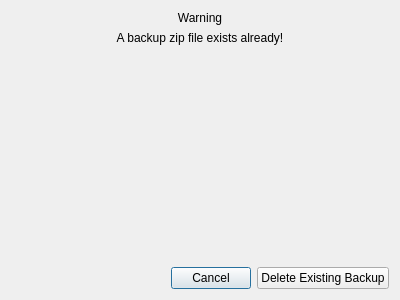
<?xml version="1.0" encoding="UTF-8"?>
<ui version="4.0">
 <class>Dialog</class>
 <widget class="QDialog" name="Dialog">
  <property name="geometry">
   <rect>
    <x>0</x>
    <y>0</y>
    <width>400</width>
    <height>300</height>
   </rect>
  </property>
  <property name="windowTitle">
   <string>Dialog</string>
  </property>
  <layout class="QVBoxLayout" name="verticalLayout_2">
   <item>
    <layout class="QVBoxLayout" name="verticalLayout">
     <item>
      <widget class="QLabel" name="label">
       <property name="text">
        <string>Warning</string>
       </property>
       <property name="alignment">
        <set>Qt::AlignCenter</set>
       </property>
      </widget>
     </item>
     <item>
      <widget class="QLabel" name="label_2">
       <property name="text">
        <string>A backup zip file exists already!</string>
       </property>
       <property name="alignment">
        <set>Qt::AlignCenter</set>
       </property>
      </widget>
     </item>
    </layout>
   </item>
   <item>
    <spacer name="verticalSpacer">
     <property name="orientation">
      <enum>Qt::Vertical</enum>
     </property>
     <property name="sizeHint" stdset="0">
      <size>
       <width>20</width>
       <height>179</height>
      </size>
     </property>
    </spacer>
   </item>
   <item>
    <layout class="QHBoxLayout" name="horizontalLayout">
     <item>
      <spacer name="horizontalSpacer">
       <property name="orientation">
        <enum>Qt::Horizontal</enum>
       </property>
       <property name="sizeHint" stdset="0">
        <size>
         <width>40</width>
         <height>20</height>
        </size>
       </property>
      </spacer>
     </item>
     <item>
      <widget class="QPushButton" name="btnCancel">
       <property name="text">
        <string>Cancel</string>
       </property>
      </widget>
     </item>
     <item>
      <widget class="QPushButton" name="btnDeleteBackup">
       <property name="text">
        <string>Delete Existing Backup</string>
       </property>
      </widget>
     </item>
    </layout>
   </item>
  </layout>
 </widget>
 <resources/>
 <connections/>
</ui>
